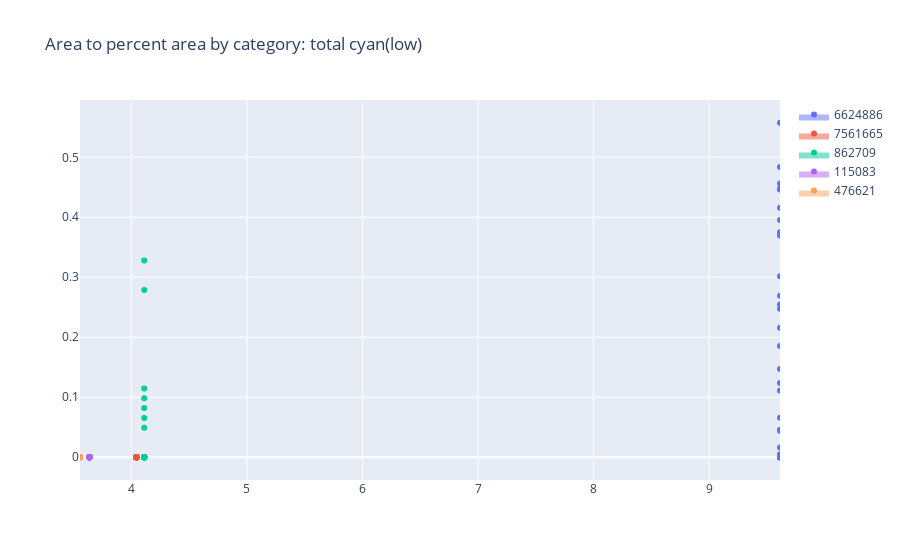

The notebook cell saved with this chart:
### Code cell
traces2 = []
total_i = 0
for indx, t in enumerate(objectids):
    j_data = df[df["OBJECTID"] == str(t)]
    traces2.append(go.Scatter(x=np.log(j_data["area"]), y=j_data[totals[total_i]], name=t,mode='markers', fill='tozeroy', line_color=px.colors.qualitative.Plotly[indx]))
fig2 = go.Figure(data=traces2)
fig2.update_layout(title={'text':f'Area to percent area by category: {totals[total_i]}'})
fig2.show()

### Figure 1 — Plotly figure (JSON) as saved in the notebook; plotly's stock layout.template omitted (floating-point values rounded to 4 significant figures)
{"data": [{"fill": "tozeroy", "line": {"color": "#636EFA"}, "mode": "markers", "name": "6624886", "type": "scatter", "x": [9.613, 9.613, 9.613, 9.613, 9.613, 9.613, 9.613, 9.613, 9.613, 9.613, 9.613, 9.613, 9.613, 9.613, 9.613, 9.613, 9.613, 9.613, 9.613, 9.613, 9.613, 9.613, 9.613, 9.613, 9.613, 9.613, 9.613, 9.613, 9.613, 9.613, 9.613, 9.613, 9.613, 9.613, 9.613, 9.613], "y": [0.2692, 0.0442, 0, 0.1238, 0.3016, 0.2546, 0.4482, 0.1111, 0, 0.416, 0.2477, 0, 0, 0, 0.1853, 0.3752, 0, 0.4837, 0.4563, 0.4462, 0.0007, 0, 0.0017, 0.0048, 0, 0.0459, 0.0658, 0.0163, 0.5576, 0.3698, 0.147, 0, 0.2157, 0.3954, 0, 0]}, {"fill": "tozeroy", "line": {"color": "#EF553B"}, "mode": "markers", "name": "7561665", "type": "scatter", "x": [4.043, 4.043, 4.043, 4.043, 4.043, 4.043, 4.043, 4.043, 4.043, 4.043, 4.043, 4.043, 4.043, 4.043, 4.043, 4.043, 4.043, 4.043, 4.043, 4.043, 4.043, 4.043, 4.043, 4.043, 4.043, 4.043, 4.043, 4.043, 4.043, 4.043, 4.043, 4.043, 4.043, 4.043, 4.043, 4.043], "y": [0, 0, 0, 0, 0, 0, 0, 0, 0, 0, 0, 0, 0, 0, 0, 0, 0, 0, 0, 0, 0, 0, 0, 0, 0, 0, 0, 0, 0, 0, 0, 0, 0, 0, 0, 0]}, {"fill": "tozeroy", "line": {"color": "#00CC96"}, "mode": "markers", "name": "862709", "type": "scatter", "x": [4.111, 4.111, 4.111, 4.111, 4.111, 4.111, 4.111, 4.111, 4.111, 4.111, 4.111, 4.111, 4.111, 4.111, 4.111, 4.111, 4.111, 4.111, 4.111, 4.111, 4.111, 4.111, 4.111, 4.111, 4.111, 4.111, 4.111, 4.111, 4.111, 4.111, 4.111, 4.111, 4.111, 4.111, 4.111, 4.111], "y": [0, 0, 0, 0, 0, 0.0984, 0, 0.082, 0, 0, 0.2787, 0, 0, 0, 0, 0, 0, 0.1148, 0, 0, 0.3279, 0, 0, 0, 0, 0, 0, 0, 0, 0, 0, 0, 0.0492, 0.0656, 0, 0]}, {"fill": "tozeroy", "line": {"color": "#AB63FA"}, "mode": "markers", "name": "115083", "type": "scatter", "x": [3.638, 3.638, 3.638, 3.638, 3.638, 3.638, 3.638, 3.638, 3.638, 3.638, 3.638, 3.638, 3.638, 3.638, 3.638, 3.638, 3.638, 3.638, 3.638, 3.638, 3.638, 3.638, 3.638, 3.638, 3.638, 3.638, 3.638, 3.638, 3.638, 3.638, 3.638, 3.638, 3.638, 3.638, 3.638, 3.638], "y": [0, 0, 0, 0, 0, 0, 0, 0, 0, 0, 0, 0, 0, 0, 0, 0, 0, 0, 0, 0, 0, 0, 0, 0, 0, 0, 0, 0, 0, 0, 0, 0, 0, 0, 0, 0]}, {"fill": "tozeroy", "line": {"color": "#FFA15A"}, "mode": "markers", "name": "476621", "type": "scatter", "x": [3.555, 3.555, 3.555, 3.555, 3.555, 3.555, 3.555, 3.555, 3.555, 3.555, 3.555, 3.555, 3.555, 3.555, 3.555, 3.555, 3.555, 3.555, 3.555, 3.555, 3.555, 3.555, 3.555, 3.555, 3.555, 3.555, 3.555, 3.555, 3.555, 3.555, 3.555, 3.555, 3.555, 3.555, 3.555, 3.555], "y": [0, 0, 0, 0, 0, 0, 0, 0, 0, 0, 0, 0, 0, 0, 0, 0, 0, 0, 0, 0, 0, 0, 0, 0, 0, 0, 0, 0, 0, 0, 0, 0, 0, 0, 0, 0]}], "layout": {"autosize": true, "title": {"text": "Area to percent area by category: total cyan(low)"}, "xaxis": {"autorange": true, "range": [3.555, 9.613], "type": "linear"}, "yaxis": {"autorange": true, "range": [-0.04602, 0.6036], "type": "linear"}}}
